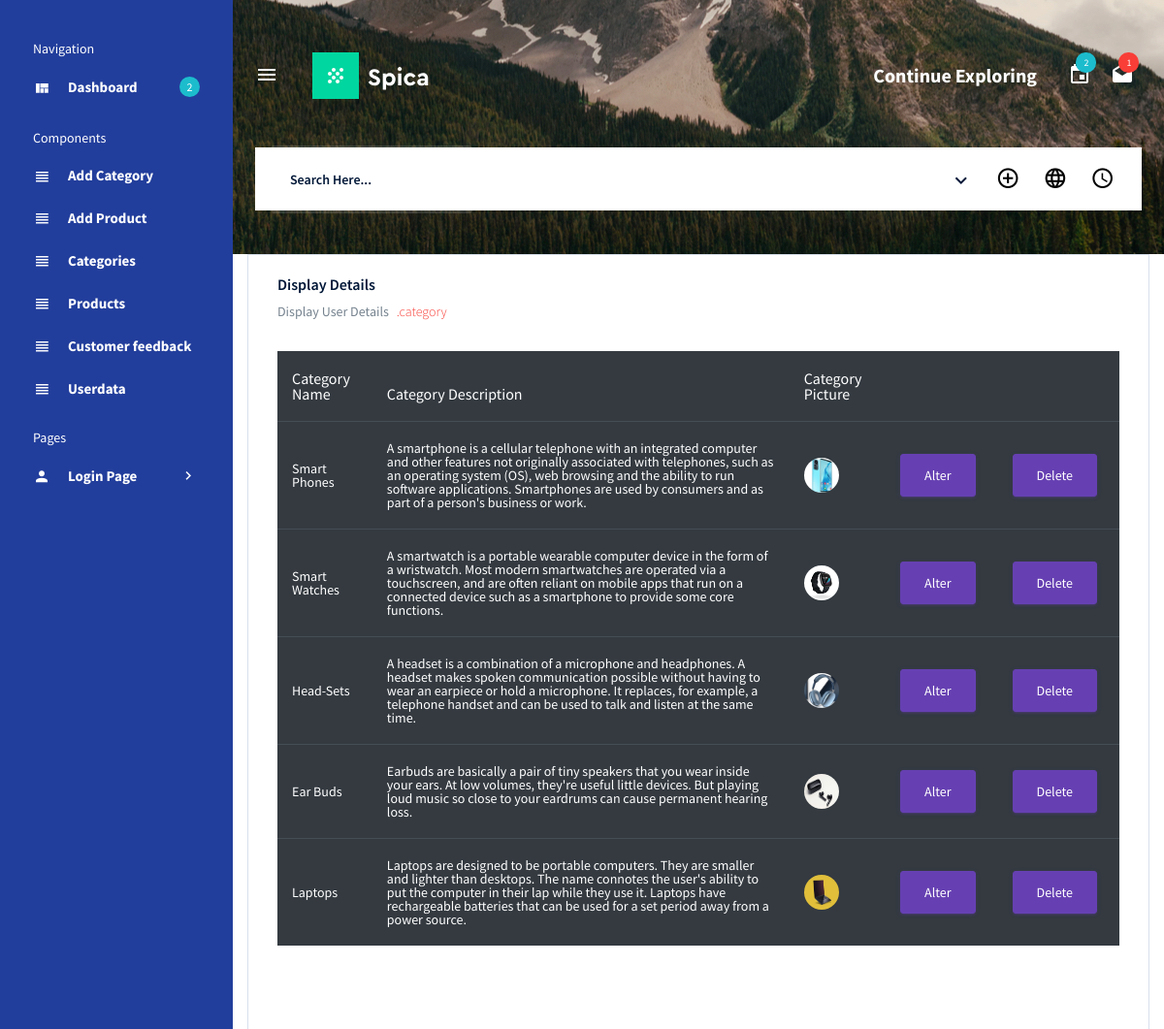
/product/displaycategory/, run on the app's committed database.
### product/models.py (models this page shows)
class add_categorydb(models.Model):
    user_name = models.CharField(max_length=100, null=True, blank=True)
    Address = models.CharField(max_length=100, null=True, blank=True)
    Picture = models.ImageField(upload_to="pictures/", null=True, blank=True)

### product/views.py (the view)
# urls.py: path('displaycategory/', views.displaycategory, name='displaycategory'),
def displaycategory(request):
    data = add_categorydb.objects.all()
    return render(request, "displaycategory.html", {'data': data})

### product/templates/displaycategory.html (shortened to what this page needs)
<!DOCTYPE html>
{% extends 'index.html' %}
{% block content %}
<html lang="en">
<head>
</head>
<body>
<div class="col-lg-12 grid-margin stretch-card">
              <div class="card">
                <div class="card-body">
                  <h4 class="card-title">Display Details</h4>
                  <p class="card-description">
                    Display User Details <code>.category</code>
                  </p>
                  <div class="table-responsive pt-3">
                    <table class="table table-dark">
                      <thead>
                        <tr>
                          <th>Category Name</th>
                          <th>Category Description</th>
                          <th>Category Picture</th>
                        </tr>
                      </thead>
                      <tbody>
{% for i in data %}
                      <tr>
                          <td>{{ i.user_name }}</td>
                          <td>{{ i.Address }}</td>
                          <td><img src="{{ i.Picture.url }}" height="200px" width="200px"></td>
                          <td>
                                <form action="{% url 'editcategory' dataid=i.id %}"><button type="submit" class="btn btn-primary mr-2">Alter</button></form>
                            </td>
                            <td>
                                <form action="{% url 'deletecategory' dataid=i.id %}"><button type="submit" class="btn btn-primary mr-2">Delete</button></form>
                            </td>
                      </tr>
{% endfor %}
                      </tbody>
                    </table>
                  </div>
                </div>
              </div>
            </div>
</body>
</html>
{% endblock %}

### product/templates/index.html (shortened to what this page needs)
<!DOCTYPE html>
{% load static %}
<html lang="en">
<head>
  <link rel="stylesheet" href="{% static 'vendors/mdi/css/materialdesignicons.min.css' %}">
  <link rel="stylesheet" href="{% static 'vendors/css/vendor.bundle.base.css' %}">
  <link rel="stylesheet" href="{%  static 'css/style.css' %}">
</head>
<body>
  <div class="container-scroller d-flex">
    <nav class="sidebar sidebar-offcanvas" id="sidebar">
      <ul class="nav">
        <li class="nav-item sidebar-category">
          <p>Navigation</p>
        </li>
        <li class="nav-item">
          <a class="nav-link" href="{% url 'indexpage' %}">
            <i class="mdi mdi-view-quilt menu-icon"></i>
            <span class="menu-title">Dashboard</span>
            <div class="badge badge-info badge-pill">2</div>
          </a>
        </li>
        <li class="nav-item sidebar-category">
          <p>Components</p>
        </li>
        <li class="nav-item">
          <a class="nav-link" href="{% url 'addcategory' %}">
            <i class="mdi mdi-view-headline menu-icon"></i>
            <span class="menu-title">Add Category</span>
          </a>
        </li>
        <li class="nav-item">
          <a class="nav-link" href="{% url 'productlist' %}">
            <i class="mdi mdi-view-headline menu-icon"></i>
            <span class="menu-title">Add Product</span>
          </a>
        </li>
        <li class="nav-item">
          <a class="nav-link" href="{% url 'displaycategory' %}">
            <i class="mdi mdi-view-headline menu-icon"></i>
            <span class="menu-title">Categories</span>
          </a>
        </li>
        <li class="nav-item">
          <a class="nav-link" href="{% url 'displayproductlist' %}">
            <i class="mdi mdi-view-headline menu-icon"></i>
            <span class="menu-title">Products</span>
          </a>
        </li>
        <li class="nav-item">
          <a class="nav-link" href="{% url 'displaycontact' %}">
            <i class="mdi mdi-view-headline menu-icon"></i>
            <span class="menu-title">Customer feedback</span>
          </a>
        </li>
        <li class="nav-item">
          <a class="nav-link" href="{% url 'displayuserdata' %}">
            <i class="mdi mdi-view-headline menu-icon"></i>
            <span class="menu-title">Userdata</span>
          </a>
        </li>
        <li class="nav-item sidebar-category">
          <p>Pages</p>
        </li>
        <li class="nav-item">
          <a class="nav-link" data-toggle="collapse" href="#auth" aria-expanded="false" aria-controls="auth">
            <i class="mdi mdi-account menu-icon"></i>
            <span class="menu-title">Login Page</span>
            <i class="menu-arrow"></i>
          </a>
        </li>
      </ul>
    </nav>
    <div class="container-fluid page-body-wrapper">
      <nav class="navbar col-lg-12 col-12 px-0 py-0 py-lg-4 d-flex flex-row">
        <div class="navbar-menu-wrapper d-flex align-items-center justify-content-end">
          <button class="navbar-toggler navbar-toggler align-self-center" type="button" data-toggle="minimize">
            <span class="mdi mdi-menu"></span>
          </button>
          <div class="navbar-brand-wrapper">
            <a class="navbar-brand brand-logo" href="index.html"><img src="{% static 'images/logo.svg' %}" alt="logo"/></a>
          </div>
          <ul class="navbar-nav navbar-nav-right">
            <li class="nav-item">
              <h4 class="mb-0 font-weight-bold d-none d-xl-block">Continue Exploring</h4>
            </li>
            <li class="nav-item dropdown mr-1">
              <a class="nav-link count-indicator dropdown-toggle d-flex justify-content-center align-items-center" id="messageDropdown" href="#" data-toggle="dropdown">
                <i class="mdi mdi-calendar mx-0"></i>
                <span class="count bg-info">2</span>
              </a>
            </li>
            <li class="nav-item dropdown mr-2">
              <a class="nav-link count-indicator dropdown-toggle d-flex align-items-center justify-content-center" id="notificationDropdown" href="#" data-toggle="dropdown">
                <i class="mdi mdi-email-open mx-0"></i>
                <span class="count bg-danger">1</span>
              </a>
            </li>
          </ul>
        </div>
        <div class="navbar-menu-wrapper navbar-search-wrapper d-none d-lg-flex align-items-center">
          <ul class="navbar-nav mr-lg-2">
            <li class="nav-item nav-search d-none d-lg-block">
              <div class="input-group">
                <input type="text" class="form-control" placeholder="Search Here..." aria-label="search" aria-describedby="search">
              </div>
            </li>
          </ul>
          <ul class="navbar-nav navbar-nav-right">
            <li class="nav-item nav-profile dropdown">
              <a class="nav-link dropdown-toggle" href="#" data-toggle="dropdown" id="profileDropdown">
              </a>
            </li>
            <li class="nav-item">
              <a href="#" class="nav-link icon-link">
                <i class="mdi mdi-plus-circle-outline"></i>
              </a>
            </li>
            <li class="nav-item">
              <a href="#" class="nav-link icon-link">
                <i class="mdi mdi-web"></i>
              </a>
            </li>
            <li class="nav-item">
              <a href="#" class="nav-link icon-link">
                <i class="mdi mdi-clock-outline"></i>
              </a>
            </li>
          </ul>
        </div>
      </nav>
      <div class="main-panel">
        {% block content %}{% endblock %}
          </div>
        </div>
      </div>
</body>
</html>

### data on the page
add_categorydb: user_name "Smart Phones", Address "A smartphone is a cellular telephone with an integrated computer and other features not originally associated with telephones, such as an operating system (OS), web browsing and the ability to run software applications. Smartphones are used by consumers and as part of a person's business or work.", Picture (picture)
add_categorydb: user_name "Smart Watches", Address "A smartwatch is a portable wearable computer device in the form of a wristwatch. Most modern smartwatches are operated via a touchscreen, and are often reliant on mobile apps that run on a connected device such as a smartphone to provide some core functions.", Picture (picture)
add_categorydb: user_name "Head-Sets", Address "A headset is a combination of a microphone and headphones. A headset makes spoken communication possible without having to wear an earpiece or hold a microphone. It replaces, for example, a telephone handset and can be used to talk and listen at the same time.", Picture (picture)
add_categorydb: user_name "Ear Buds", Address "Earbuds are basically a pair of tiny speakers that you wear inside your ears. At low volumes, they're useful little devices. But playing loud music so close to your eardrums can cause permanent hearing loss.", Picture (picture)
add_categorydb: user_name "Laptops", Address "Laptops are designed to be portable computers. They are smaller and lighter than desktops. The name connotes the user's ability to put the computer in their lap while they use it. Laptops have rechargeable batteries that can be used for a set period away from a power source.", Picture (picture)
